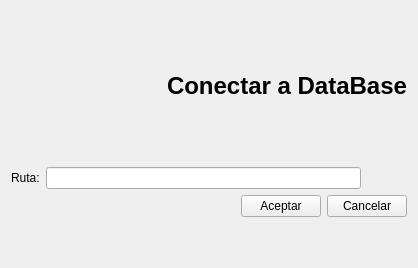
         <widget class="QWidget" name="tab">
          <attribute name="icon">
           <iconset resource="iconos.qrc">
            <normaloff>:/new/prefix1/iconos/conectar.png</normaloff>:/new/prefix1/iconos/conectar.png</iconset>
          </attribute>
          <attribute name="title">
           <string>Conectar DB</string>
          </attribute>
          <layout class="QGridLayout" name="gridLayout_2">
           <item row="0" column="0">
            <layout class="QVBoxLayout" name="verticalLayout_8">
             <item>
              <layout class="QHBoxLayout" name="horizontalLayout_22">
               <item>
                <widget class="QLabel" name="label_2">
                 <property name="minimumSize">
                  <size>
                   <width>150</width>
                   <height>150</height>
                  </size>
                 </property>
                 <property name="maximumSize">
                  <size>
                   <width>150</width>
                   <height>150</height>
                  </size>
                 </property>
                 <property name="styleSheet">
                  <string notr="true">border-image: url(:/new/prefix1/iconos/conectar.png);</string>
                 </property>
                 <property name="text">
                  <string/>
                 </property>
                </widget>
               </item>
               <item>
                <widget class="QLabel" name="label_21">
                 <property name="font">
                  <font>
                   <pointsize>18</pointsize>
                   <bold>true</bold>
                  </font>
                 </property>
                 <property name="text">
                  <string>Conectar a DataBase</string>
                 </property>
                </widget>
               </item>
              </layout>
             </item>
             <item>
              <layout class="QVBoxLayout" name="verticalLayout_4">
               <item>
                <layout class="QHBoxLayout" name="horizontalLayout_7">
                 <item>
                  <widget class="QLabel" name="label_6">
                   <property name="text">
                    <string>Ruta:</string>
                   </property>
                  </widget>
                 </item>
                 <item>
                  <widget class="QLineEdit" name="rutaConectarDataBase"/>
                 </item>
                 <item>
                  <widget class="QPushButton" name="buscarrutaConectarDataBase">
                   <property name="text">
                    <string/>
                   </property>
                   <property name="icon">
                    <iconset resource="iconos.qrc">
                     <normaloff>:/new/prefix1/iconos/ruta.png</normaloff>:/new/prefix1/iconos/ruta.png</iconset>
                   </property>
                   <property name="flat">
                    <bool>true</bool>
                   </property>
                  </widget>
                 </item>
                </layout>
               </item>
               <item>
                <layout class="QHBoxLayout" name="horizontalLayout_8">
                 <item>
                  <spacer name="horizontalSpacer_5">
                   <property name="orientation">
                    <enum>Qt::Horizontal</enum>
                   </property>
                   <property name="sizeHint" stdset="0">
                    <size>
                     <width>40</width>
                     <height>20</height>
                    </size>
                   </property>
                  </spacer>
                 </item>
                 <item>
                  <widget class="QPushButton" name="AceptarConectar">
                   <property name="text">
                    <string>Aceptar</string>
                   </property>
                  </widget>
                 </item>
                 <item>
                  <widget class="QPushButton" name="CancelarConectar">
                   <property name="text">
                    <string>Cancelar</string>
                   </property>
                  </widget>
                 </item>
                </layout>
               </item>
              </layout>
             </item>
             <item>
              <spacer name="verticalSpacer_4">
               <property name="orientation">
                <enum>Qt::Vertical</enum>
               </property>
               <property name="sizeHint" stdset="0">
                <size>
                 <width>20</width>
                 <height>40</height>
                </size>
               </property>
              </spacer>
             </item>
            </layout>
           </item>
          </layout>
         </widget>
